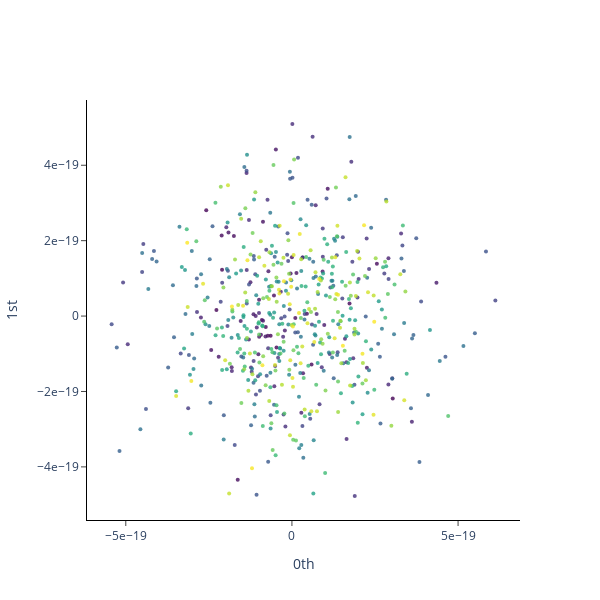

Here is the notebook cell this chart was saved with:
### Markdown cell above
From the plot we can see that the decaying periodic signal generated by a black hole merger emerges as a _spiral_ in the time delay embedding space! For contrast, let's compare this to one of the pure noise time series in our sample:

### Code cell
embedding_dimension = 30
embedding_time_delay = 30
stride = 15

embedder = SingleTakensEmbedding(
    parameters_type="search", n_jobs=6, time_delay=embedding_time_delay, dimension=embedding_dimension, stride=stride
)

y_noise_embedded = embedder.fit_transform(noisy_signals[1])

pca = PCA(n_components=2)
y_noise_embedded_pca = pca.fit_transform(y_noise_embedded)

plot_point_cloud(y_noise_embedded_pca)

### Figure 1 — Plotly figure (JSON) as saved in the notebook; plotly's stock layout.template omitted (floating-point values rounded to 4 significant figures; data arrays with more than 128 entries replaced by an {"elided": "..."} marker saying what was removed)
{"data": [{"marker": {"color": {"elided": "573 int values"}, "colorscale": [[0, "#440154"], [0.1111, "#482878"], [0.2222, "#3e4989"], [0.3333, "#31688e"], [0.4444, "#26828e"], [0.5556, "#1f9e89"], [0.6667, "#35b779"], [0.7778, "#6ece58"], [0.8889, "#b5de2b"], [1, "#fde725"]], "opacity": 0.8, "size": 4}, "mode": "markers", "type": "scatter", "x": {"elided": "573 float values"}, "y": {"elided": "573 float values"}}], "layout": {"height": 600, "plot_bgcolor": "white", "width": 600, "xaxis": {"anchor": "x", "exponentformat": "e", "linecolor": "black", "linewidth": 1, "mirror": false, "showexponent": "all", "showline": true, "side": "bottom", "ticks": "outside", "title": {"text": "0th"}, "type": "linear", "zeroline": true}, "yaxis": {"anchor": "y", "exponentformat": "e", "linecolor": "black", "linewidth": 1, "mirror": false, "showexponent": "all", "showline": true, "side": "left", "ticks": "outside", "title": {"text": "1st"}, "type": "linear", "zeroline": true}}}
